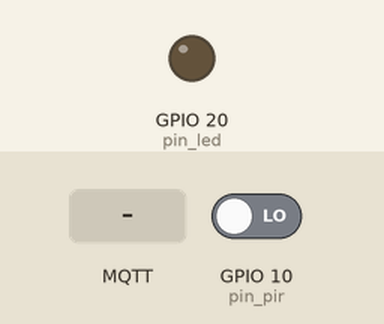
A sketch run on a simulated ESP32-S3. On the bench: output pins drawn as LEDs (lit = HIGH). The test bench sets the inputs (shaded band); at power-on: GPIO 10 (pin_pir) LOW. WiFi joins after 1.5 s; servers stay silent unless stated; random numbers use the default seed unless the sketch sets one; no MQTT or app messages arrive unless stated; what the sketch prints to the serial monitor is not drawn.

Above: at 7.7 s.
7.8 s: GPIO 10 (pin_pir) driven HIGH
At 8.1 s:
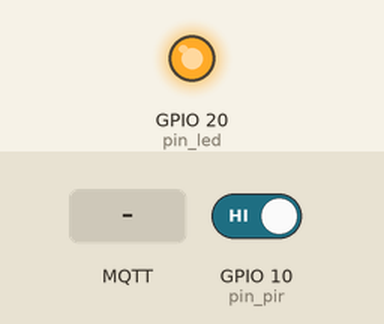
9.3 s: MQTT message "reset" arrives on the first subscribed topic
10.8 s: MQTT message "on" arrives on the first subscribed topic
12.3 s: MQTT message "off" arrives on the first subscribed topic
Timing chart, 0 to 14.8 s (numbered marks = the images above; inputs shaded):
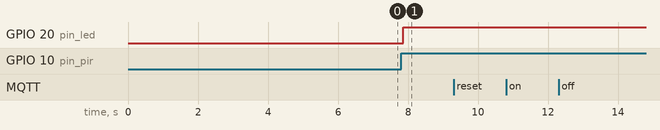

The sketch:

4-1.ino
```cpp
#include <WiFi.h>
#include <PubSubClient.h>
#include <ArduinoJson.h>

JsonDocument doc;
String message = "";

const String SSID = "iPhone";
const String PSWD = "123456789";

const String brokerUrl = "test.mosquitto.org";
const int port = 1883;

const byte pin_pir = 10;
const byte pin_led = 20;

int movimento = 0;

WiFiClient espClient;
PubSubClient mqttClient(espClient);

void conexaoBroker(){
  Serial.println("Conectando ao broker");
  mqttClient.setServer(brokerUrl.c_str(),port);

  while(!mqttClient.connected()){
    String userId = "ESP-BANANINHA";
    userId += String(random(0xffff),HEX);
    mqttClient.connect(userId.c_str());
    Serial.println(".");
    delay(5000);
  }
  mqttClient.subscribe("osguri/servo/reset");
  mqttClient.setCallback(callback);
  Serial.println("mqtt Conectado com sucesso!");
}

void conexaoWifi() {
  Serial.println("Iniciando conexão com rede Wi-Fi");
  Serial.print("Conectando");

  WiFi.begin(SSID, PSWD);

  int retry_count = 0;
  while (WiFi.status() != WL_CONNECTED && retry_count < 20) {
    Serial.print(".");
    delay(500);
    retry_count++;
  }
  if (WiFi.status() == WL_CONNECTED) {
    Serial.println("\nConectado");
  } else {
    Serial.println("\nFalha ao conectar");
  }
}

void callback(char* topico, byte* payload, unsigned long length){
  String mensagem = "";
  for(int i=0; i < length; i++){
    mensagem += (char) payload[i];
  }
  Serial.println(mensagem);

  DeserializationError error = deserializeJson(doc,mensagem);
  if(!error){

    String comando = doc["comando"];
    if(comando == "reset"){
      digitalWrite(pin_led,LOW);
    }
  }
}

void setup() {
  Serial.begin(115200);
  pinMode(pin_led, OUTPUT);
  pinMode(pin_pir, INPUT);
  conexaoWifi();
  conexaoBroker();
}

void loop() {
  if(WiFi.status() != WL_CONNECTED){
    Serial.println("Conexão Wi-Fi perdida");
    conexaoWifi();
  }

  if(!mqttClient.connected()){
    Serial.println("Conexão Broker perdida");
    conexaoBroker();
  }

  movimento = digitalRead(pin_pir);
  serializeJson(doc,message);


  if (movimento == 1){
    digitalWrite(pin_led, HIGH);
    mqttClient.publish("osguri/servo/comando",message.c_str());
  }

  doc["movimento"] = movimento;


  mqttClient.loop();
  delay(100);
}
```

Measured:
- after the input at 7.8 s, GPIO 20 (pin_led): LOW → HIGH after 0.06 s
- after the input at 9.3 s, every drawn part: stays the same
- after the input at 10.8 s, every drawn part: stays the same
- after the input at 12.3 s, every drawn part: stays the same
